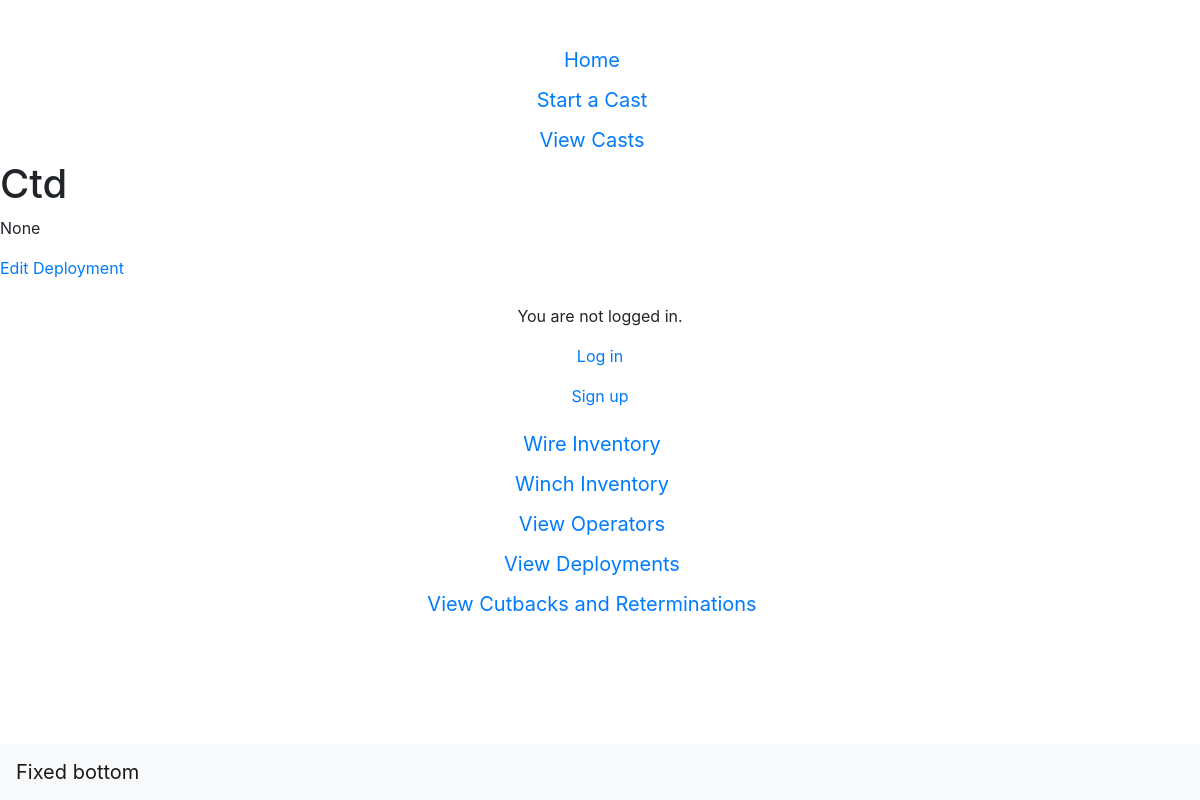
Before: /wwdb/deployment/3/deploymentdetail with the older database file.
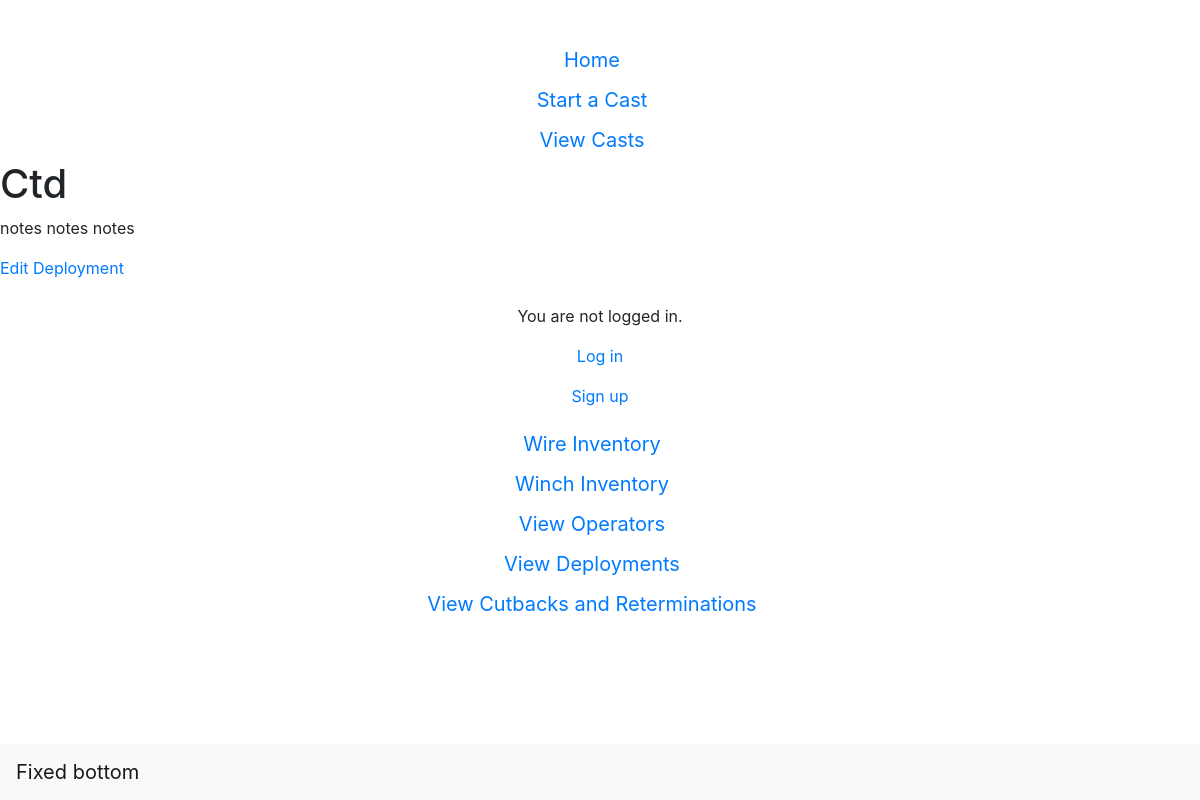
After: the same page with the newer database file.
### wwdb/models.py (models this page shows, shortened)
class DeploymentType(models.Model):
    id = models.AutoField(db_column='Id', primary_key=True, blank=True, null=False)  # Field name made lowercase.
    equipment = models.TextField(db_column='Equipment', blank=True, null=True)  # Field name made lowercase.
    notes = models.TextField(db_column='Notes', blank=True, null=True)  # Field name made lowercase.
    class Meta:
        managed = True
        db_table = 'DeploymentType'
        verbose_name_plural = "DeploymentType"

### wwdb/views.py (the view)
# urls.py: path('deployment/<int:pk>/deploymentdetail', DeploymentDetail.as_view(), name='deploymentdetail'),
class DeploymentDetail(DetailView):
    model = DeploymentType
    template_name="wwdb/deploymentdetail.html"

### wwdb/templates/wwdb/deploymentdetail.html (shortened to what this page needs)
{% extends "wwdb/base.html" %}
{% block content %}
<div class="deploymenttype-entry">
    <h1>{{deploymenttype.equipment}}</h1>
    <p>{{deploymenttype.notes}}</p>
</div>
<a href="{% url 'deploymentedit' deploymenttype.pk %}"> Edit Deployment</a>
{% endblock content %}

Changed rows visible on the page:
changed DeploymentType "Ctd": notes "None" → "notes notes notes"
